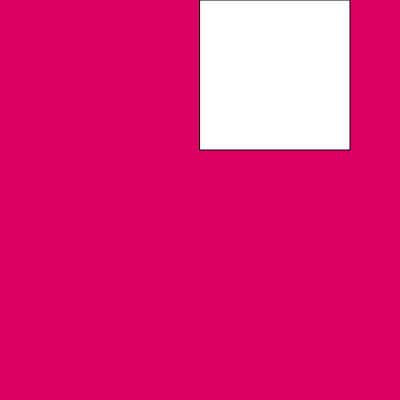
Frame 1 (no input)
Frame 60 (no input): identical to frame 1, image omitted
Frame 120 (the mouse pressed at the canvas centre since frame 60): identical to frame 1, image omitted

The p5.js sketch that drew this single still picture (run headless with seeded random() and noise() and a simulated clock; from frame 60 on, the mouse is pressed at the canvas centre):

// p5.js sketch
// ── sketch.js
function setup() {
  createCanvas(400, 400);
}
//when you are adding numbers the color of//the shape will change
//then adding the shape on background we can put//rect square acquired then changing numbers the shape will 
//change the positision

function draw() {
  background(220,0,100);
  rect(200,0,150);
}
